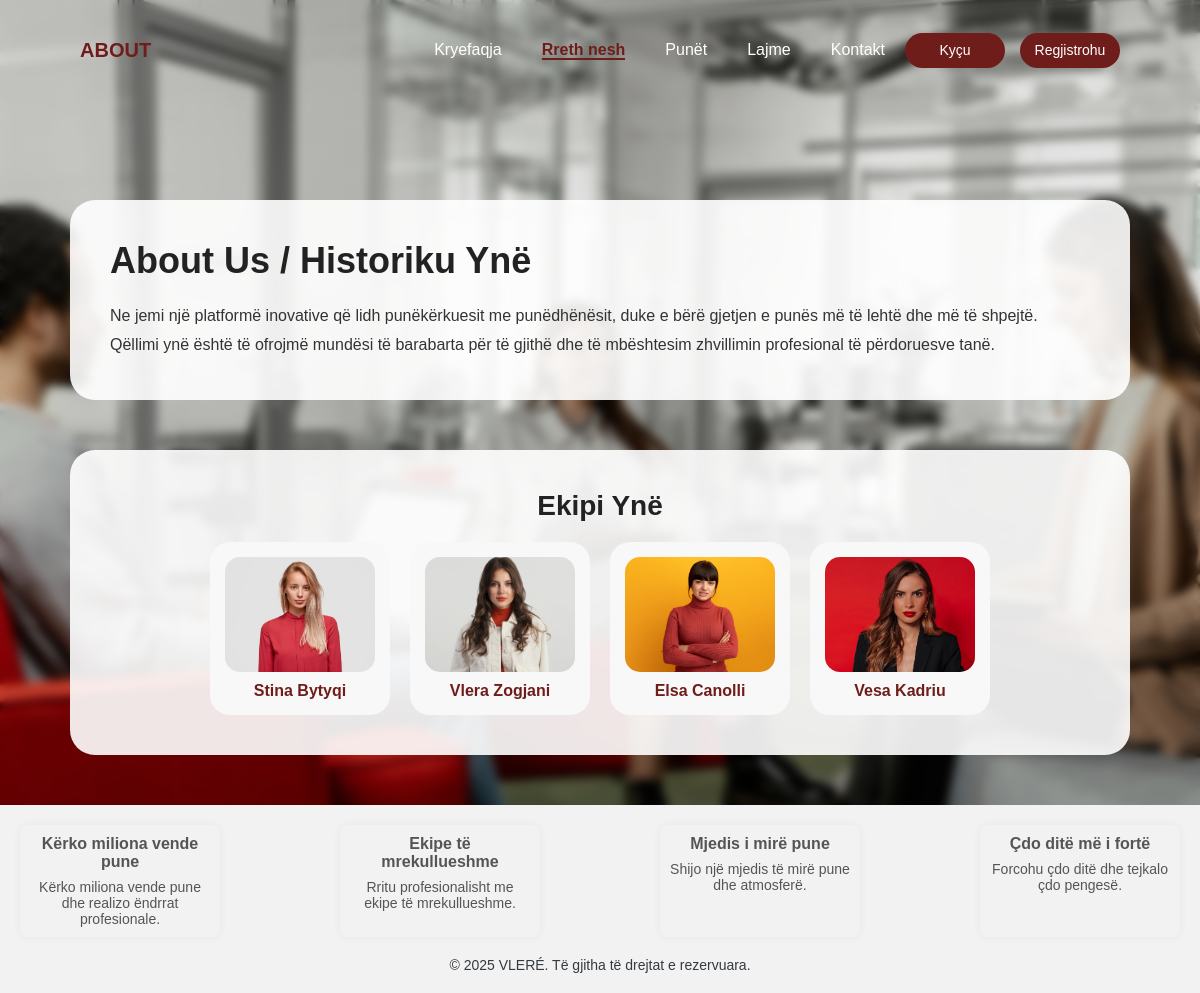
Page /about.php on the committed database.
### tables this page shows
CREATE TABLE `site_content` (
  `id` int(11) unsigned NOT NULL AUTO_INCREMENT,
  `content_key` varchar(100) NOT NULL,
  `content_value` text,
  `updated_at` datetime DEFAULT NULL ON UPDATE CURRENT_TIMESTAMP,
  PRIMARY KEY (`id`),
  UNIQUE KEY `content_key` (`content_key`)
);

CREATE TABLE `team_members` (
  `id` int(11) unsigned NOT NULL AUTO_INCREMENT,
  `name` varchar(255) NOT NULL,
  `image` varchar(255) DEFAULT NULL,
  `sort_order` int(11) NOT NULL DEFAULT 0,
  PRIMARY KEY (`id`)
);

### classes/Database.php (called while the page is built, shortened)
<?php
class Database {
    public function __construct(){
        $this->conn = new PDO(
            "mysql:host=localhost;dbname=projekti;charset=utf8mb4",
            "root",
            ""
        );
    }
}

### classes/SiteContent.php (called while the page is built, shortened)
<?php
require_once __DIR__ . "/Database.php";
class SiteContent extends Database {
    public function get($key) {
        try {
            $stmt = $this->conn->prepare("SELECT content_value FROM site_content WHERE content_key = ?");
            $stmt->execute([$key]);
            $row = $stmt->fetch(PDO::FETCH_ASSOC);
            return $row ? $row['content_value'] : null;
        } catch (PDOException $e) {
            return null;
        }
    }
}

### classes/TeamMember.php (called while the page is built)
<?php
require_once __DIR__ . "/Database.php";
class TeamMember extends Database {
    public function getAll() {
        try {
            $stmt = $this->conn->query("SELECT * FROM team_members ORDER BY sort_order ASC, id ASC");
            return $stmt ? $stmt->fetchAll(PDO::FETCH_ASSOC) : [];
        } catch (PDOException $e) {
            return [];
        }
    }
}

### about.php (the view, shortened to what this page needs)
<?php
require_once __DIR__ . "/classes/SiteContent.php";
require_once __DIR__ . "/classes/TeamMember.php";
$siteContent = new SiteContent();
$teamModel = new TeamMember();
$aboutIntro = $siteContent->get('about_intro');
$teamMembers = $teamModel->getAll();
?>
<!DOCTYPE html>
<html lang="en">
<head>
    <link rel="stylesheet" href="assets/css/about.css">
    <link href='https://cdn.boxicons.com/3.0.6/fonts/basic/boxicons.min.css' rel='stylesheet'>
</head>
<body>
    <header>
        <div class="navbar">
            <h3 id="title">ABOUT</h3>
            <div class="right-side">
                <nav>
                    <ul class="listed">
                        <li><a href="index.php">Kryefaqja</a></li>
                        <li><a href="about.php" class="active">Rreth nesh</a></li>
                        <li><a href="jobs.php">Punët</a></li>
                        <li><a href="news.php">Lajme</a></li>
                        <li><a href="contact.php">Kontakt</a></li>
                    </ul>
                </nav>
                <div class="buttons">
                    <?php if (isset($_SESSION['user'])): ?>
                        <button onclick="location.href='auth/logout.php'">Dil</button>
                    <?php else: ?>
                        <button id="loginBtn" onclick="location.href='auth/loginform.php'">Kyçu</button>
                        <button id="registerBtn" onclick="location.href='auth/registerform.php'">Regjistrohu</button>
                    <?php endif; ?>
                </div>
            </div>
        </div>
    </header>
    <main>
        <section class="history-wrapper">
            <div class="about-info">
                <h2>About Us / Historiku Ynë</h2>
                <p><?= nl2br(htmlspecialchars($aboutIntro)) ?></p>
            </div>
        </section>
        <section class="team-wrapper">
            <div class="about-team">
                <h3>Ekipi Ynë</h3>
                <div class="team-box">
                    <?php foreach ($teamMembers as $member): ?>
                        <div class="team-member">
                            <?php
                            $imgPath = !empty($member['image']) ? 'assets/images/' . htmlspecialchars($member['image']) : 'assets/images/people.jpg';
                            ?>
                            <img src="<?= $imgPath ?>" alt="<?= htmlspecialchars($member['name']) ?>">
                            <span><?= htmlspecialchars($member['name']) ?></span>
                        </div>
                    <?php endforeach; ?>
                </div>
            </div>
        </section>
    </main>
    <footer>
        <div class="elementet">
            <div class="object">
                <div class="fjalia1"><h4>Kërko miliona vende pune</h4></div>
                <div><p>Kërko miliona vende pune dhe realizo ëndrrat profesionale.</p></div>
            </div>
            <div class="object">
                <div class="fjalia1"><h4>Ekipe të mrekullueshme</h4></div>
                <div><p>Rritu profesionalisht me ekipe të mrekullueshme.</p></div>
            </div>
            <div class="object">
                <div class="fjalia1"><h4>Mjedis i mirë pune</h4></div>
                <div><p>Shijo një mjedis të mirë pune dhe atmosferë.</p></div>
            </div>
            <div class="object">
                <div class="fjalia1"><h4>Çdo ditë më i fortë</h4></div>
                <div><p>Forcohu çdo ditë dhe tejkalo çdo pengesë.</p></div>
            </div>
        </div>
        <div class="copyright">© 2025 VLERÉ. Të gjitha të drejtat e rezervuara.</div>
    </footer>
</body>
</html>

### assets/css/about.css (style rules this page uses)
* { margin: 0; padding: 0; box-sizing: border-box; font-family: Arial, Helvetica, sans-serif; }
html, body { height: 100%; margin: 0; display: flex; flex-direction: column; position: relative; }
body { background-image: url('../images/about.jpg'); background-size: cover; background-position: center; background-repeat: no-repeat; backdrop-filter: blur(5px); }
.navbar { margin: 20px 40px; padding: 10px 40px; display: flex; align-items: center; justify-content: space-between; height: 60px; box-sizing: border-box; }
.listed { list-style: none; display: flex; gap: 40px; margin: 0; padding: 0; }
.listed li a { text-decoration: none; color: white; font-weight: 500; padding: 0; line-height: 60px; }
.right-side { display: flex; align-items: center; gap: 20px; margin-left: auto; }
.buttons button { color: white; background-color: #6f1d1b; border: none; border-radius: 20px; width: 100px; height: 35px; padding: 0; font-size: 14px; cursor: pointer; line-height: normal; transition: none; }
.buttons { display: flex; gap: 15px; }
#title { font-size: 20px; color: #6f1d1b; }
.listed li a.active { color: #6f1d1b; border-bottom: 2px solid #6f1d1b; font-weight: bold; }
main { margin: 0 auto; padding: 100px 20px 50px 20px; }
main { margin: 0 auto; padding: 100px 20px 50px 20px; max-width: 1100px; }
.history-wrapper { background: rgba(255, 255, 255, 0.9); padding: 40px; border-radius: 25px; margin-bottom: 50px; backdrop-filter: blur(5px); }
.about-info h2 { font-size: 36px; margin-bottom: 20px; color: #222; }
.about-info p { line-height: 1.8; color: #333; }
.team-wrapper { background: rgba(255, 255, 255, 0.9); padding: 40px; border-radius: 25px; backdrop-filter: blur(5px); }
.about-team h3 { margin-bottom: 20px; font-size: 28px; color: #222; text-align: center; }
.team-box { display: flex; flex-wrap: wrap; justify-content: center; gap: 20px; align-items: stretch; }
.team-member { background: #f8f8f8; padding: 15px; border-radius: 20px; text-align: center; width: 180px; display: flex; flex-direction: column; align-items: center; transition: transform 0.3s ease, box-shadow 0.3s ease; }
.team-member img { width: 100%; height: 100%; object-fit: cover; border-radius: 15px; margin-bottom: 10px; }
.team-member span { font-size: 16px; font-weight: bold; color: #6f1d1b; display: block; }
footer { width: 100%; padding: 20px 50px; background-color: #f2f2f2; box-sizing: border-box; padding: 20px; }
.elementet { display: flex; justify-content: space-between; flex-wrap: wrap; gap: 10px; margin-bottom: 20px; }
.elementet .object { flex: 0 1 200px; max-width: 220px; min-width: 150px; background-color: transparent; padding: 10px; text-align: center; border-radius: 8px; box-shadow: 0 0 10px rgba(0, 0, 0, 0.05); }
.elementet .object h4 { color: #555; font-size: 16px; margin-bottom: 8px; }
.elementet .object p { font-size: 14px; color: #555; }
.copyright { color: #343a40; text-align: center; font-size: 14px; }

### rows in the picture
site_content: content_value "Ne jemi një platformë inovative që lidh punëkërkuesit me punëdhënësit, duke e bërë gjetjen e punës më të lehtë dhe më të shpejtë. Qëllimi ynë është të ofrojmë mundësi të barabarta për të gjithë dhe të mbështesim zhvillimin profesional të përdoruesve tanë."
team_members: image (picture), name "Stina Bytyqi"
team_members: image (picture), name "Vlera Zogjani"
team_members: image (picture), name "Elsa Canolli"
team_members: image (picture), name "Vesa Kadriu"
